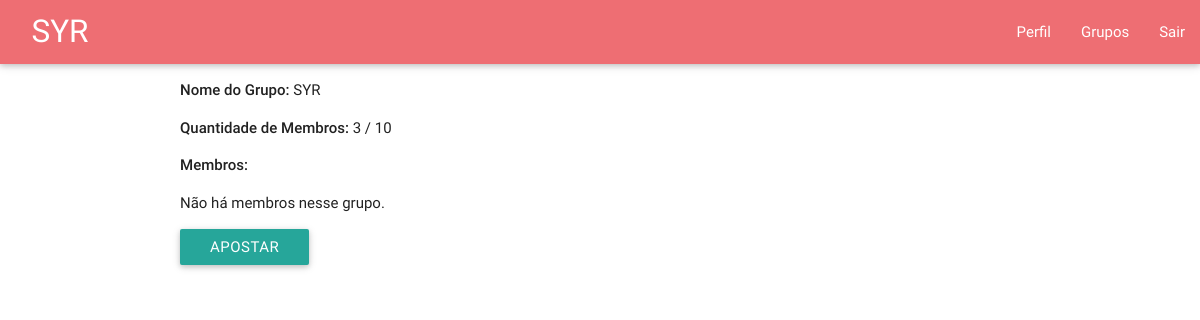
The app's page /group_info?g_id=1 with its own data.
### ubet/models.py (models this page shows, shortened)
class Group(models.Model):
	status_list = (('END','FINISHED'),('ABORT','CANCELED'),('WAIT','WAITING'))
	creator = models.ForeignKey(User,null=True,on_delete=models.SET_NULL,related_name='group_creator_user')
	winner = models.ForeignKey(User,null=True,on_delete=models.SET_NULL,related_name='group_winner_user')
	name = models.CharField(max_length=50)
	max_size = models.IntegerField(default=10)
	bet_value = models.IntegerField(default=10)
	date_of_birth = models.DateTimeField(auto_now = True)
	status = models.CharField(choices=status_list,default='WAITING',max_length=50)
	users = models.ManyToManyField(User,symmetrical=True,through='Group_link')
	def users_by_group(self):
		user_list = self.users.all()
		position_list = [Group_link.objects.get(user=u,group=self).position for u in user_list]
		return user_list,position_list
	def cur_size(self):
		return self.users.count()

### ubet/views.py (the view)
# urls.py: url(r'^group_info$', views.group_info,name='group_info'),
def group_info(request):
	if 'g_id' in request.GET:
		try:
			g = Group.objects.get(id=request.GET['g_id'])
		except ObjectDoesNotExist:
			return render(request, 'ubet/group_info.html', { 'error_msg': 'Desculpe, não encontramos informações desse grupo.', 'p_title': 'Erro' })
		u = g.users_by_group()
		user_list = u[0]
		position_list = u[1]
		return render(request, 'ubet/group_info.html', {'group': g, 'users': zip(user_list, position_list), 'p_title': g.name })
	return render(request, 'ubet/group_info.html', { 'error_msg': 'Desculpe, ocorreu um erro.', 'p_title': 'Erro'})

### ubet/templates/ubet/group_info.html (shortened to what this page needs)
{% extends "ubet/base.html" %}
{% block page_title %} {{ p_title }} {% endblock page_title %}
{% block main_content %}
{% if error_msg %}
	<p>{{ error_msg }}</p>
{% else %}
	<p><strong>Nome do Grupo:</strong> {{ group.name }}
	<p><strong>Quantidade de Membros:</strong> {{ group.cur_size }} / {{ group.max_size }}</p>
	<p><strong>Membros:</strong>
	<ul>
	{% if users|length < 1 %}
		<li>Não há membros nesse grupo.</li>
	{% else %}
		{% for u in users %}
			<li>{{ u.0 }} (posição: {{ u.1 }})</li>
		{% endfor %}
	{% endif %}
	</ul>
	<button class="btn">Apostar</button>
{% endif %}
{% endblock main_content %}

### records on screen
Group: name "SYR", cur_size "3", max_size "10"
